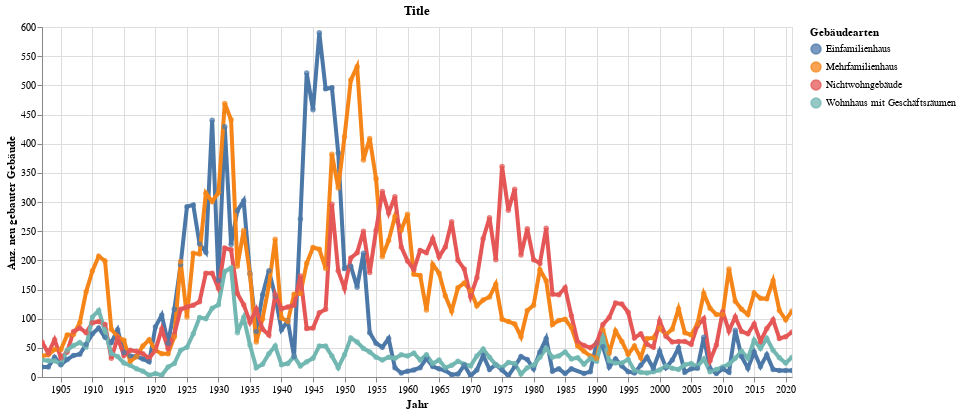

The cell this chart's notebook holds for it:
### Code cell
highlight = alt.selection(type='single', on='mouseover',
                          fields=['GbdArt'], nearest=True)
#x='date:StichtagDatJahr',
base = alt.Chart(myAgg.reset_index().query('sum_Neubau > 1'), title="Title").encode(
    x=alt.X('Jahr', axis=alt.Axis(title='Jahr'))# , axis=alt.Axis(format='%', title='percentage')
    , y=alt.X('sum_Neubau', axis=alt.Axis(title='Anz. neu gebauter Gebäude'))
    , color=alt.Color('GbdArt', legend=alt.Legend(title="Gebäudearten", orient="right"))  
    ,tooltip=['Jahr', 'GbdArt','sum_Neubau']    
)
points = base.mark_circle().encode(
    opacity=alt.value(0.75)
).add_selection(
    highlight
).properties(
    width=750 , height=350
)
lines = base.mark_line().encode(
    size=alt.condition(~highlight, alt.value(0.5), alt.value(4))
).interactive()

lines + points

### Figure 1 — Vega-Lite specification as saved in the notebook (floating-point values rounded to 4 significant figures; data arrays with more than 128 entries replaced by an {"elided": "..."} marker saying what was removed)
{"config": {"view": {"continuousWidth": 400, "continuousHeight": 300}}, "layer": [{"mark": "line", "encoding": {"color": {"type": "nominal", "field": "GbdArt", "legend": {"orient": "right", "title": "Gebäudearten"}}, "size": {"condition": {"value": 0.5, "selection": {"not": "selector009"}}, "value": 4}, "tooltip": [{"type": "temporal", "field": "Jahr"}, {"type": "nominal", "field": "GbdArt"}, {"type": "quantitative", "field": "sum_Neubau"}], "x": {"type": "temporal", "axis": {"title": "Jahr"}, "field": "Jahr"}, "y": {"type": "quantitative", "axis": {"title": "Anz. neu gebauter Gebäude"}, "field": "sum_Neubau"}}, "selection": {"selector010": {"type": "interval", "bind": "scales", "encodings": ["x", "y"]}}, "title": "Title"}, {"mark": "circle", "encoding": {"color": {"type": "nominal", "field": "GbdArt", "legend": {"orient": "right", "title": "Gebäudearten"}}, "opacity": {"value": 0.75}, "tooltip": [{"type": "temporal", "field": "Jahr"}, {"type": "nominal", "field": "GbdArt"}, {"type": "quantitative", "field": "sum_Neubau"}], "x": {"type": "temporal", "axis": {"title": "Jahr"}, "field": "Jahr"}, "y": {"type": "quantitative", "axis": {"title": "Anz. neu gebauter Gebäude"}, "field": "sum_Neubau"}}, "height": 350, "selection": {"selector009": {"type": "single", "on": "mouseover", "fields": ["GbdArt"], "nearest": true}}, "title": "Title", "width": 750}], "data": {"name": "data-a29d6673f05c1b2d79f790a5005b472f"}, "$schema": "https://vega.github.io/schema/vega-lite/v4.8.1.json", "datasets": {"data-a29d6673f05c1b2d79f790a5005b472f": {"elided": "479 records"}}}
